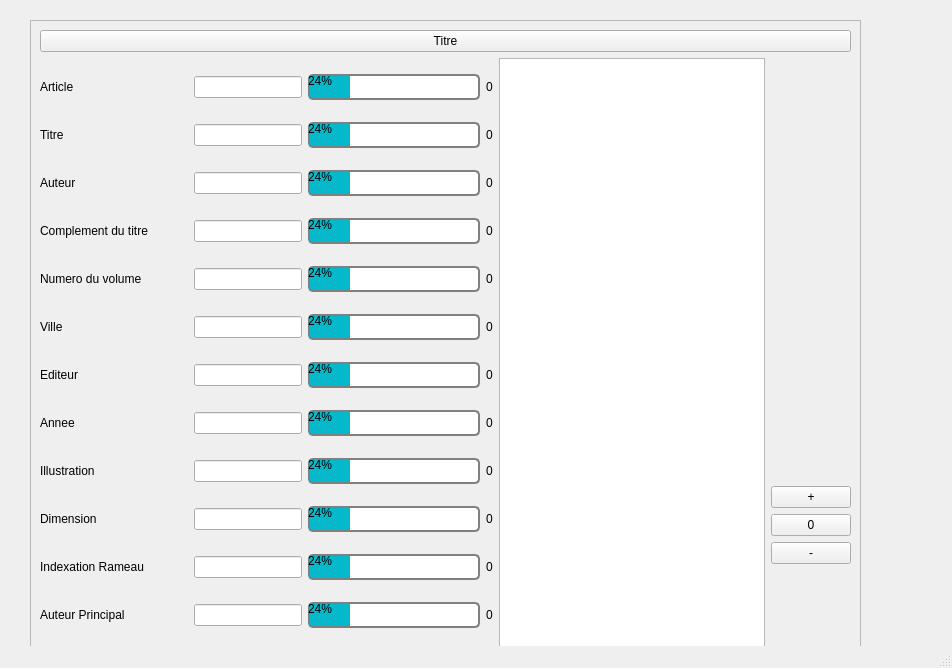
<?xml version="1.0" encoding="UTF-8"?>
<ui version="4.0">
 <class>MainWindow</class>
 <widget class="QMainWindow" name="MainWindow">
  <property name="geometry">
   <rect>
    <x>0</x>
    <y>0</y>
    <width>952</width>
    <height>668</height>
   </rect>
  </property>
  <property name="windowTitle">
   <string>MainWindow</string>
  </property>
  <widget class="QWidget" name="centralwidget">
   <widget class="QFrame" name="frame">
    <property name="geometry">
     <rect>
      <x>30</x>
      <y>20</y>
      <width>831</width>
      <height>1041</height>
     </rect>
    </property>
    <property name="frameShape">
     <enum>QFrame::Shape::StyledPanel</enum>
    </property>
    <property name="frameShadow">
     <enum>QFrame::Shadow::Raised</enum>
    </property>
    <layout class="QVBoxLayout" name="verticalLayout_4">
     <item>
      <widget class="QPushButton" name="BoutonTitre">
       <property name="text">
        <string>Titre</string>
       </property>
      </widget>
     </item>
     <item>
      <layout class="QHBoxLayout" name="horizontalLayout_2">
       <item>
        <layout class="QVBoxLayout" name="verticalLayout">
         <item>
          <layout class="QHBoxLayout" name="horizontalLayout_3">
           <item>
            <layout class="QHBoxLayout" name="horizontalLayout">
             <item>
              <layout class="QGridLayout" name="gridLayout">
               <item row="18" column="1">
                <widget class="QLabel" name="label_22">
                 <property name="text">
                  <string>Nom de la Collectivite</string>
                 </property>
                </widget>
               </item>
               <item row="12" column="4">
                <widget class="QLabel" name="label_30">
                 <property name="text">
                  <string>0</string>
                 </property>
                </widget>
               </item>
               <item row="3" column="4">
                <widget class="QLabel" name="label_8">
                 <property name="text">
                  <string>0</string>
                 </property>
                </widget>
               </item>
               <item row="7" column="2">
                <widget class="QLineEdit" name="lineEdit_4"/>
               </item>
               <item row="5" column="1">
                <widget class="QLabel" name="label_5">
                 <property name="text">
                  <string>Numero du volume</string>
                 </property>
                </widget>
               </item>
               <item row="8" column="2">
                <widget class="QLineEdit" name="lineEdit_5"/>
               </item>
               <item row="13" column="1">
                <widget class="QLabel" name="label_18">
                 <property name="text">
                  <string>Co-Auteur</string>
                 </property>
                </widget>
               </item>
               <item row="11" column="2">
                <widget class="QLineEdit" name="lineEdit_8"/>
               </item>
               <item row="9" column="2">
                <widget class="QLineEdit" name="lineEdit_6"/>
               </item>
               <item row="0" column="1">
                <widget class="QLabel" name="label">
                 <property name="text">
                  <string>Article</string>
                 </property>
                </widget>
               </item>
               <item row="6" column="3">
                <widget class="QProgressBar" name="progressBar_7">
                 <property name="styleSheet">
                  <string notr="true">QProgressBar {
    border: 2px solid grey;
    border-radius: 5px;
}

QProgressBar::chunk {
    background-color: #05B8CC;
    width: 20px;
}</string>
                 </property>
                 <property name="value">
                  <number>24</number>
                 </property>
                 <property name="orientation">
                  <enum>Qt::Orientation::Horizontal</enum>
                 </property>
                </widget>
               </item>
               <item row="3" column="3">
                <widget class="QProgressBar" name="progressBar_4">
                 <property name="styleSheet">
                  <string notr="true">QProgressBar {
    border: 2px solid grey;
    border-radius: 5px;
}

QProgressBar::chunk {
    background-color: #05B8CC;
    width: 20px;
}</string>
                 </property>
                 <property name="value">
                  <number>24</number>
                 </property>
                </widget>
               </item>
               <item row="3" column="2">
                <widget class="QLineEdit" name="lineEdit_16"/>
               </item>
               <item row="15" column="1">
                <widget class="QLabel" name="label_20">
                 <property name="text">
                  <string>Fonction CoAuteur</string>
                 </property>
                </widget>
               </item>
               <item row="8" column="1">
                <widget class="QLabel" name="label_13">
                 <property name="text">
                  <string>Annee</string>
                 </property>
                </widget>
               </item>
               <item row="0" column="4">
                <widget class="QLabel" name="label_6">
                 <property name="text">
                  <string>0</string>
                 </property>
                </widget>
               </item>
               <item row="13" column="3">
                <widget class="QProgressBar" name="progressBar_14">
                 <property name="styleSheet">
                  <string notr="true">QProgressBar {
    border: 2px solid grey;
    border-radius: 5px;
}

QProgressBar::chunk {
    background-color: #05B8CC;
    width: 20px;
}</string>
                 </property>
                 <property name="value">
                  <number>24</number>
                 </property>
                 <property name="orientation">
                  <enum>Qt::Orientation::Horizontal</enum>
                 </property>
                </widget>
               </item>
               <item row="14" column="4">
                <widget class="QLabel" name="label_32">
                 <property name="text">
                  <string>0</string>
                 </property>
                </widget>
               </item>
               <item row="4" column="1">
                <widget class="QLabel" name="label_4">
                 <property name="text">
                  <string>Complement du titre</string>
                 </property>
                </widget>
               </item>
               <item row="11" column="1">
                <widget class="QLabel" name="label_16">
                 <property name="text">
                  <string>Indexation Rameau</string>
                 </property>
                </widget>
               </item>
               <item row="2" column="4">
                <widget class="QLabel" name="label_7">
                 <property name="text">
                  <string>0</string>
                 </property>
                </widget>
               </item>
               <item row="6" column="4">
                <widget class="QLabel" name="label_24">
                 <property name="text">
                  <string>0</string>
                 </property>
                </widget>
               </item>
               <item row="4" column="2">
                <widget class="QLineEdit" name="lineEdit_17"/>
               </item>
               <item row="2" column="1">
                <widget class="QLabel" name="label_2">
                 <property name="text">
                  <string>Titre</string>
                 </property>
                </widget>
               </item>
               <item row="19" column="3">
                <widget class="QProgressBar" name="progressBar_19">
                 <property name="styleSheet">
                  <string notr="true">QProgressBar {
    border: 2px solid grey;
    border-radius: 5px;
}

QProgressBar::chunk {
    background-color: #05B8CC;
    width: 20px;
}</string>
                 </property>
                 <property name="value">
                  <number>24</number>
                 </property>
                 <property name="orientation">
                  <enum>Qt::Orientation::Horizontal</enum>
                 </property>
                </widget>
               </item>
               <item row="5" column="2">
                <widget class="QLineEdit" name="lineEdit_18"/>
               </item>
               <item row="14" column="3">
                <widget class="QProgressBar" name="progressBar_15">
                 <property name="styleSheet">
                  <string notr="true">QProgressBar {
    border: 2px solid grey;
    border-radius: 5px;
}

QProgressBar::chunk {
    background-color: #05B8CC;
    width: 20px;
}</string>
                 </property>
                 <property name="value">
                  <number>24</number>
                 </property>
                 <property name="orientation">
                  <enum>Qt::Orientation::Horizontal</enum>
                 </property>
                </widget>
               </item>
               <item row="2" column="2">
                <widget class="QLineEdit" name="lineEdit"/>
               </item>
               <item row="16" column="1">
                <widget class="QLabel" name="label_21">
                 <property name="text">
                  <string>Auteur Secondaire</string>
                 </property>
                </widget>
               </item>
               <item row="7" column="3">
                <widget class="QProgressBar" name="progressBar_8">
                 <property name="styleSheet">
                  <string notr="true">QProgressBar {
    border: 2px solid grey;
    border-radius: 5px;
}

QProgressBar::chunk {
    background-color: #05B8CC;
    width: 20px;
}</string>
                 </property>
                 <property name="value">
                  <number>24</number>
                 </property>
                 <property name="orientation">
                  <enum>Qt::Orientation::Horizontal</enum>
                 </property>
                </widget>
               </item>
               <item row="15" column="3">
                <widget class="QProgressBar" name="progressBar_16">
                 <property name="styleSheet">
                  <string notr="true">QProgressBar {
    border: 2px solid grey;
    border-radius: 5px;
}

QProgressBar::chunk {
    background-color: #05B8CC;
    width: 20px;
}</string>
                 </property>
                 <property name="value">
                  <number>24</number>
                 </property>
                 <property name="orientation">
                  <enum>Qt::Orientation::Horizontal</enum>
                 </property>
                </widget>
               </item>
               <item row="18" column="4">
                <widget class="QLabel" name="label_35">
                 <property name="text">
                  <string>0</string>
                 </property>
                </widget>
               </item>
               <item row="12" column="1">
                <widget class="QLabel" name="label_17">
                 <property name="text">
                  <string>Auteur Principal</string>
                 </property>
                </widget>
               </item>
               <item row="14" column="1">
                <widget class="QLabel" name="label_19">
                 <property name="text">
                  <string>Fonction Auteur</string>
                 </property>
                </widget>
               </item>
               <item row="15" column="2">
                <widget class="QLineEdit" name="lineEdit_12"/>
               </item>
               <item row="0" column="2">
                <widget class="QLineEdit" name="lineEdit_2"/>
               </item>
               <item row="3" column="1">
                <widget class="QLabel" name="label_3">
                 <property name="text">
                  <string>Auteur</string>
                 </property>
                </widget>
               </item>
               <item row="19" column="2">
                <widget class="QLineEdit" name="lineEdit_15"/>
               </item>
               <item row="9" column="3">
                <widget class="QProgressBar" name="progressBar_10">
                 <property name="styleSheet">
                  <string notr="true">QProgressBar {
    border: 2px solid grey;
    border-radius: 5px;
}

QProgressBar::chunk {
    background-color: #05B8CC;
    width: 20px;
}</string>
                 </property>
                 <property name="value">
                  <number>24</number>
                 </property>
                 <property name="orientation">
                  <enum>Qt::Orientation::Horizontal</enum>
                 </property>
                </widget>
               </item>
               <item row="12" column="3">
                <widget class="QProgressBar" name="progressBar_13">
                 <property name="styleSheet">
                  <string notr="true">QProgressBar {
    border: 2px solid grey;
    border-radius: 5px;
}

QProgressBar::chunk {
    background-color: #05B8CC;
    width: 20px;
}</string>
                 </property>
                 <property name="value">
                  <number>24</number>
                 </property>
                 <property name="orientation">
                  <enum>Qt::Orientation::Horizontal</enum>
                 </property>
                </widget>
               </item>
               <item row="4" column="4">
                <widget class="QLabel" name="label_9">
                 <property name="text">
                  <string>0</string>
                 </property>
                </widget>
               </item>
               <item row="16" column="3">
                <widget class="QProgressBar" name="progressBar_17">
                 <property name="styleSheet">
                  <string notr="true">QProgressBar {
    border: 2px solid grey;
    border-radius: 5px;
}

QProgressBar::chunk {
    background-color: #05B8CC;
    width: 20px;
}</string>
                 </property>
                 <property name="value">
                  <number>24</number>
                 </property>
                 <property name="orientation">
                  <enum>Qt::Orientation::Horizontal</enum>
                 </property>
                </widget>
               </item>
               <item row="8" column="3">
                <widget class="QProgressBar" name="progressBar_9">
                 <property name="styleSheet">
                  <string notr="true">QProgressBar {
    border: 2px solid grey;
    border-radius: 5px;
}

QProgressBar::chunk {
    background-color: #05B8CC;
    width: 20px;
}</string>
                 </property>
                 <property name="value">
                  <number>24</number>
                 </property>
                 <property name="orientation">
                  <enum>Qt::Orientation::Horizontal</enum>
                 </property>
                </widget>
               </item>
               <item row="2" column="3">
                <widget class="QProgressBar" name="progressBar_2">
                 <property name="styleSheet">
                  <string notr="true">QProgressBar {
    border: 2px solid grey;
    border-radius: 5px;
}

QProgressBar::chunk {
    background-color: #05B8CC;
    width: 20px;
}</string>
                 </property>
                 <property name="value">
                  <number>24</number>
                 </property>
                </widget>
               </item>
               <item row="18" column="3">
                <widget class="QProgressBar" name="progressBar_18">
                 <property name="styleSheet">
                  <string notr="true">QProgressBar {
    border: 2px solid grey;
    border-radius: 5px;
}

QProgressBar::chunk {
    background-color: #05B8CC;
    width: 20px;
}</string>
                 </property>
                 <property name="value">
                  <number>24</number>
                 </property>
                 <property name="orientation">
                  <enum>Qt::Orientation::Horizontal</enum>
                 </property>
                </widget>
               </item>
               <item row="19" column="1">
                <widget class="QLabel" name="label_23">
                 <property name="text">
                  <string>Fonction de la Collectivite</string>
                 </property>
                </widget>
               </item>
               <item row="14" column="2">
                <widget class="QLineEdit" name="lineEdit_11"/>
               </item>
               <item row="0" column="3">
                <widget class="QProgressBar" name="progressBar_3">
                 <property name="styleSheet">
                  <string notr="true">QProgressBar {
    border: 2px solid grey;
    border-radius: 5px;
}

QProgressBar::chunk {
    background-color: #05B8CC;
    width: 20px;
}</string>
                 </property>
                 <property name="value">
                  <number>24</number>
                 </property>
                 <property name="orientation">
                  <enum>Qt::Orientation::Horizontal</enum>
                 </property>
                </widget>
               </item>
               <item row="15" column="4">
                <widget class="QLabel" name="label_33">
                 <property name="text">
                  <string>0</string>
                 </property>
                </widget>
               </item>
               <item row="12" column="2">
                <widget class="QLineEdit" name="lineEdit_9"/>
               </item>
               <item row="11" column="4">
                <widget class="QLabel" name="label_29">
                 <property name="text">
                  <string>0</string>
                 </property>
                </widget>
               </item>
               <item row="6" column="2">
                <widget class="QLineEdit" name="lineEdit_3"/>
               </item>
               <item row="10" column="4">
                <widget class="QLabel" name="label_28">
                 <property name="text">
                  <string>0</string>
                 </property>
                </widget>
               </item>
               <item row="9" column="4">
                <widget class="QLabel" name="label_27">
                 <property name="text">
                  <string>0</string>
                 </property>
                </widget>
               </item>
               <item row="7" column="1">
                <widget class="QLabel" name="label_12">
                 <property name="text">
                  <string>Editeur</string>
                 </property>
                </widget>
               </item>
               <item row="13" column="2">
                <widget class="QLineEdit" name="lineEdit_10"/>
               </item>
               <item row="9" column="1">
                <widget class="QLabel" name="label_14">
                 <property name="text">
                  <string>Illustration</string>
                 </property>
                </widget>
               </item>
               <item row="10" column="3">
                <widget class="QProgressBar" name="progressBar_11">
                 <property name="styleSheet">
                  <string notr="true">QProgressBar {
    border: 2px solid grey;
    border-radius: 5px;
}

QProgressBar::chunk {
    background-color: #05B8CC;
    width: 20px;
}</string>
                 </property>
                 <property name="value">
                  <number>24</number>
                 </property>
                 <property name="orientation">
                  <enum>Qt::Orientation::Horizontal</enum>
                 </property>
                </widget>
               </item>
               <item row="5" column="4">
                <widget class="QLabel" name="label_10">
                 <property name="text">
                  <string>0</string>
                 </property>
                </widget>
               </item>
               <item row="10" column="2">
                <widget class="QLineEdit" name="lineEdit_7"/>
               </item>
               <item row="18" column="2">
                <widget class="QLineEdit" name="lineEdit_14"/>
               </item>
               <item row="19" column="4">
                <widget class="QLabel" name="label_36">
                 <property name="text">
                  <string>0</string>
                 </property>
                </widget>
               </item>
               <item row="7" column="4">
                <widget class="QLabel" name="label_25">
                 <property name="text">
                  <string>0</string>
                 </property>
                </widget>
               </item>
               <item row="5" column="3">
                <widget class="QProgressBar" name="progressBar_6">
                 <property name="styleSheet">
                  <string notr="true">QProgressBar {
    border: 2px solid grey;
    border-radius: 5px;
}

QProgressBar::chunk {
    background-color: #05B8CC;
    width: 20px;
}</string>
                 </property>
                 <property name="value">
                  <number>24</number>
                 </property>
                </widget>
               </item>
               <item row="11" column="3">
                <widget class="QProgressBar" name="progressBar_12">
                 <property name="styleSheet">
                  <string notr="true">QProgressBar {
    border: 2px solid grey;
    border-radius: 5px;
}

QProgressBar::chunk {
    background-color: #05B8CC;
    width: 20px;
}</string>
                 </property>
                 <property name="value">
                  <number>24</number>
                 </property>
                 <property name="orientation">
                  <enum>Qt::Orientation::Horizontal</enum>
                 </property>
                </widget>
               </item>
               <item row="16" column="2">
                <widget class="QLineEdit" name="lineEdit_13"/>
               </item>
               <item row="8" column="4">
                <widget class="QLabel" name="label_26">
                 <property name="text">
                  <string>0</string>
                 </property>
                </widget>
               </item>
               <item row="4" column="3">
                <widget class="QProgressBar" name="progressBar_5">
                 <property name="styleSheet">
                  <string notr="true">QProgressBar {
    border: 2px solid grey;
    border-radius: 5px;
}

QProgressBar::chunk {
    background-color: #05B8CC;
    width: 20px;
}</string>
                 </property>
                 <property name="value">
                  <number>24</number>
                 </property>
                </widget>
               </item>
               <item row="10" column="1">
                <widget class="QLabel" name="label_15">
                 <property name="text">
                  <string>Dimension</string>
                 </property>
                </widget>
               </item>
               <item row="6" column="1">
                <widget class="QLabel" name="label_11">
                 <property name="text">
                  <string>Ville</string>
                 </property>
                </widget>
               </item>
               <item row="13" column="4">
                <widget class="QLabel" name="label_31">
                 <property name="text">
                  <string>0</string>
                 </property>
                </widget>
               </item>
               <item row="16" column="4">
                <widget class="QLabel" name="label_34">
                 <property name="text">
                  <string>0</string>
                 </property>
                </widget>
               </item>
               <item row="17" column="1">
                <widget class="QLabel" name="label_37">
                 <property name="text">
                  <string>Fonction Auteur Secondaire</string>
                 </property>
                </widget>
               </item>
               <item row="17" column="2">
                <widget class="QLineEdit" name="lineEdit_19"/>
               </item>
               <item row="17" column="3">
                <widget class="QProgressBar" name="progressBar_20">
                 <property name="styleSheet">
                  <string notr="true">QProgressBar {
    border: 2px solid grey;
    border-radius: 5px;
}

QProgressBar::chunk {
    background-color: #05B8CC;
    width: 20px;
}</string>
                 </property>
                 <property name="value">
                  <number>24</number>
                 </property>
                 <property name="orientation">
                  <enum>Qt::Orientation::Horizontal</enum>
                 </property>
                </widget>
               </item>
               <item row="17" column="4">
                <widget class="QLabel" name="label_38">
                 <property name="text">
                  <string>0</string>
                 </property>
                </widget>
               </item>
              </layout>
             </item>
            </layout>
           </item>
           <item>
            <widget class="QGraphicsView" name="graphicsView">
             <property name="interactive">
              <bool>true</bool>
             </property>
            </widget>
           </item>
           <item>
            <layout class="QVBoxLayout" name="verticalLayout_2">
             <item>
              <spacer name="verticalSpacer_2">
               <property name="orientation">
                <enum>Qt::Orientation::Vertical</enum>
               </property>
               <property name="sizeHint" stdset="0">
                <size>
                 <width>20</width>
                 <height>40</height>
                </size>
               </property>
              </spacer>
             </item>
             <item>
              <spacer name="verticalSpacer_3">
               <property name="orientation">
                <enum>Qt::Orientation::Vertical</enum>
               </property>
               <property name="sizeHint" stdset="0">
                <size>
                 <width>20</width>
                 <height>40</height>
                </size>
               </property>
              </spacer>
             </item>
             <item>
              <widget class="QPushButton" name="zoomInButton">
               <property name="text">
                <string>+</string>
               </property>
              </widget>
             </item>
             <item>
              <widget class="QPushButton" name="zoomZero">
               <property name="text">
                <string>0</string>
               </property>
              </widget>
             </item>
             <item>
              <widget class="QPushButton" name="zoomOutButton">
               <property name="text">
                <string>-</string>
               </property>
              </widget>
             </item>
             <item>
              <spacer name="verticalSpacer_4">
               <property name="orientation">
                <enum>Qt::Orientation::Vertical</enum>
               </property>
               <property name="sizeHint" stdset="0">
                <size>
                 <width>20</width>
                 <height>40</height>
                </size>
               </property>
              </spacer>
             </item>
             <item>
              <spacer name="verticalSpacer">
               <property name="orientation">
                <enum>Qt::Orientation::Vertical</enum>
               </property>
               <property name="sizeHint" stdset="0">
                <size>
                 <width>20</width>
                 <height>40</height>
                </size>
               </property>
              </spacer>
             </item>
            </layout>
           </item>
          </layout>
         </item>
         <item>
          <widget class="QProgressBar" name="BarCentrale">
           <property name="styleSheet">
            <string notr="true">QProgressBar {
    border: 2px solid grey;
    border-radius: 5px;
    text-align: center;
}

QProgressBar::chunk {
    background-color: #05B8CC;
    width: 20px;
}</string>
           </property>
           <property name="value">
            <number>24</number>
           </property>
          </widget>
         </item>
         <item>
          <layout class="QHBoxLayout" name="horizontalLayout_4">
           <item>
            <widget class="QPushButton" name="Validation">
             <property name="text">
              <string>Unimax</string>
             </property>
            </widget>
           </item>
           <item>
            <widget class="QPushButton" name="Reset">
             <property name="text">
              <string>Réinitialiser</string>
             </property>
            </widget>
           </item>
           <item>
            <widget class="QPushButton" name="Restart">
             <property name="text">
              <string>Recommencer</string>
             </property>
            </widget>
           </item>
           <item>
            <widget class="QPushButton" name="Sauvgarde">
             <property name="text">
              <string>Sauvegarder</string>
             </property>
            </widget>
           </item>
           <item>
            <widget class="QPushButton" name="Quiter">
             <property name="text">
              <string>Quitter</string>
             </property>
            </widget>
           </item>
          </layout>
         </item>
        </layout>
       </item>
      </layout>
     </item>
    </layout>
   </widget>
  </widget>
  <widget class="QMenuBar" name="menubar">
   <property name="geometry">
    <rect>
     <x>0</x>
     <y>0</y>
     <width>952</width>
     <height>33</height>
    </rect>
   </property>
  </widget>
  <widget class="QStatusBar" name="statusbar"/>
 </widget>
 <tabstops>
  <tabstop>lineEdit_2</tabstop>
  <tabstop>lineEdit</tabstop>
  <tabstop>lineEdit_16</tabstop>
  <tabstop>lineEdit_17</tabstop>
  <tabstop>lineEdit_18</tabstop>
  <tabstop>lineEdit_3</tabstop>
  <tabstop>lineEdit_4</tabstop>
  <tabstop>lineEdit_5</tabstop>
  <tabstop>lineEdit_6</tabstop>
  <tabstop>lineEdit_7</tabstop>
  <tabstop>lineEdit_8</tabstop>
  <tabstop>lineEdit_9</tabstop>
  <tabstop>lineEdit_10</tabstop>
  <tabstop>lineEdit_11</tabstop>
  <tabstop>lineEdit_12</tabstop>
  <tabstop>lineEdit_13</tabstop>
  <tabstop>lineEdit_19</tabstop>
  <tabstop>lineEdit_14</tabstop>
  <tabstop>lineEdit_15</tabstop>
  <tabstop>Validation</tabstop>
  <tabstop>Reset</tabstop>
  <tabstop>Restart</tabstop>
  <tabstop>Sauvgarde</tabstop>
  <tabstop>Quiter</tabstop>
  <tabstop>zoomOutButton</tabstop>
  <tabstop>zoomZero</tabstop>
  <tabstop>zoomInButton</tabstop>
  <tabstop>graphicsView</tabstop>
 </tabstops>
 <resources>
  <include location="resources.qrc"/>
 </resources>
 <connections/>
</ui>
